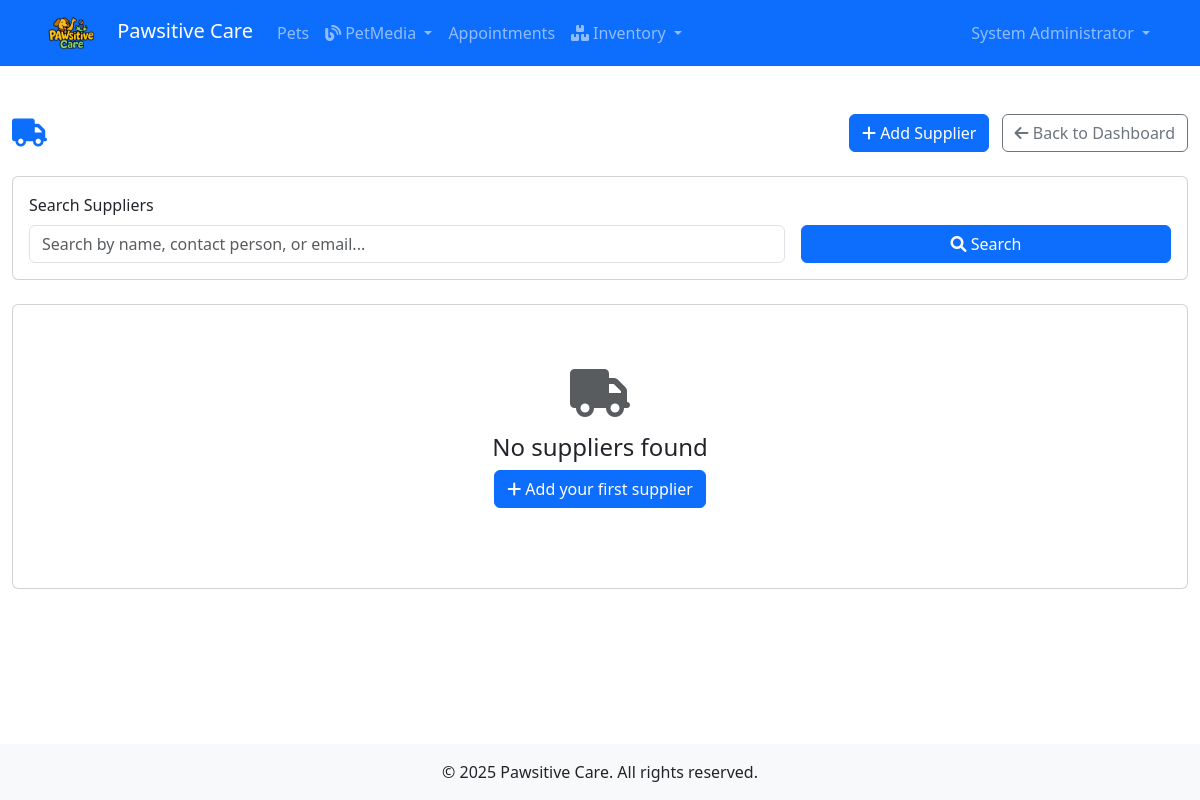
Before: /inventory/suppliers/ (signed in) with the older database file.
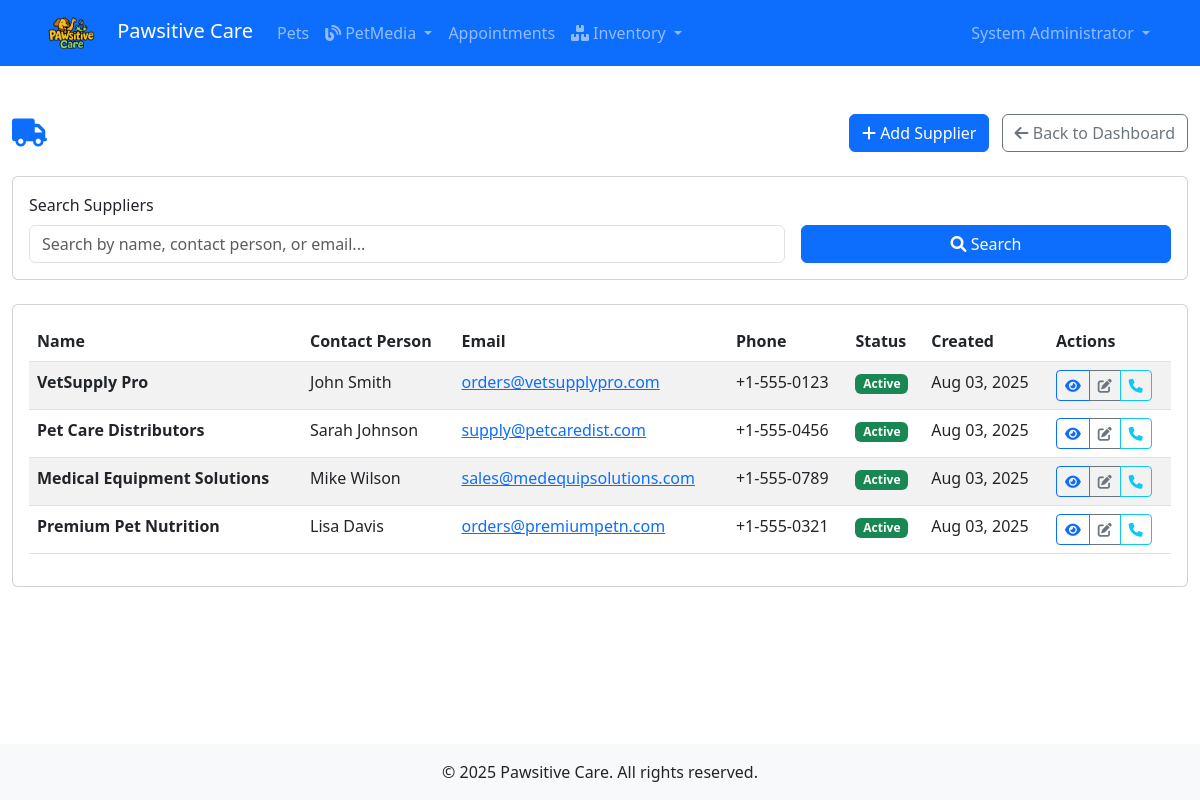
After: the same page with the newer database file.
### accounts/models.py (models this page shows, shortened)
class CustomUser(AbstractUser):
    ROLE_CHOICES = [
        ('admin', 'Admin'),
        ('vet', 'Veterinarian'),
        ('staff', 'Staff'),
        ('client', 'Client'),
    ]
    phone = models.CharField(max_length=20, blank=False)
    address = models.TextField(blank=False)
    role = models.CharField(max_length=10, choices=ROLE_CHOICES, default='client')
    def is_admin(self):
        return self.role == 'admin'
    def is_vet(self):
        return self.role == 'vet'
    def is_staff_member(self):
        return self.role == 'staff'

### inventory/models.py (models this page shows, shortened)
class Supplier(models.Model):
    name = models.CharField(max_length=200)
    contact_person = models.CharField(max_length=100, blank=True)
    email = models.EmailField(blank=True)
    phone = models.CharField(max_length=20, blank=True)
    address = models.TextField(blank=True)
    is_active = models.BooleanField(default=True)
    created_at = models.DateTimeField(auto_now_add=True)

### inventory/views.py (the view)
# urls.py: path('suppliers/', views.SupplierListView.as_view(), name='supplier_list'),
class SupplierListView(LoginRequiredMixin, ListView):
    model = Supplier
    template_name = 'inventory/supplier_list.html'
    context_object_name = 'suppliers'
    paginate_by = 20

### petmedia/context_processors.py (called while the page is built)
def recent_blog_posts(request):
    try:
        recent_posts = repo_manager.posts.get_recent_posts(limit=3)
        return {'recent_blog_posts': recent_posts}
    except Exception:
        return {'recent_blog_posts': []}

def blog_stats(request):
    try:
        if request.user.is_authenticated:
            user_posts_count = repo_manager.posts.get_by_author(request.user).count()
            return {'user_blog_posts_count': user_posts_count}
        return {'user_blog_posts_count': 0}
    except Exception:
        return {'user_blog_posts_count': 0}

### petmedia/patterns/repository.py (called while the page is built)
    def get_by_author(self, author: 'User') -> QuerySet['BlogPost']:
        return self.model.objects.filter(
            author=author
        ).select_related('category', 'related_pet')

    def get_recent_posts(self, limit: int = 10) -> QuerySet['BlogPost']:
        return self.model.objects.filter(
            is_published=True
        ).order_by('-created_at')[:limit].select_related('author', 'category', 'related_pet')

    @property
    def posts(self) -> BlogPostRepository:
        if self._post_repo is None:
            self._post_repo = BlogPostRepository()
        return self._post_repo

### inventory/templates/inventory/supplier_list.html (shortened to what this page needs)
{% extends 'base.html' %}
{% load static %}
{% block content %}
<div class="container-fluid py-4">
  <div class="row mb-4">
    <div class="col-12">
      <div class="d-flex justify-content-between align-items-center">
        <h1 class="h3 mb-0">
          <i class="fas fa-truck text-primary me-2"></i>
        </h1>
        <div>
          <a href="#" class="btn btn-primary me-2" data-bs-toggle="modal" data-bs-target="#addSupplierModal">
            <i class="fas fa-plus"></i> Add Supplier
          </a>
          <a href="{% url 'inventory:dashboard' %}" class="btn btn-outline-secondary">
            <i class="fas fa-arrow-left"></i> Back to Dashboard
          </a>
        </div>
      </div>
    </div>
  </div>
  <div class="row mb-4">
    <div class="col-12">
      <div class="card">
        <div class="card-body">
          <form method="get" class="row g-3">
            <div class="col-md-8">
              <label for="search" class="form-label">Search Suppliers</label>
              <input type="text" class="form-control" id="search" name="search" value="{{ search }}" placeholder="Search by name, contact person, or email...">
            </div>
            <div class="col-md-4">
              <label class="form-label">&nbsp;</label>
              <div class="d-grid">
                <button type="submit" class="btn btn-primary">
                  <i class="fas fa-search"></i> Search
                </button>
              </div>
            </div>
          </form>
        </div>
      </div>
    </div>
  </div>
  <div class="row">
    <div class="col-12">
      <div class="card">
        <div class="card-body">
          {% if suppliers %}
          <div class="table-responsive">
            <table class="table table-striped table-hover">
              <thead>
                <tr>
                  <th>Name</th>
                  <th>Contact Person</th>
                  <th>Email</th>
                  <th>Phone</th>
                  <th>Status</th>
                  <th>Created</th>
                  <th>Actions</th>
                </tr>
              </thead>
              <tbody>
                {% for supplier in suppliers %}
                <tr>
                  <td>
                    <strong>
                      {{ supplier.name }}</strong>
                  </td>
                  <td>
                    {{ supplier.contact_person|default:"-" }}
                  </td>
                  <td>
                    {% if supplier.email %}
                    <a href="mailto:{{ supplier.email }}">
                      {{ supplier.email }}</a>
                    {% else %}
                    -
                    {% endif %}
                  </td>
                  <td>
                    {{ supplier.phone|default:"-" }}
                  </td>
                  <td>
                    {% if supplier.is_active %}
                    <span class="badge bg-success">Active</span>
                    {% else %}
                    <span class="badge bg-secondary">Inactive</span>
                    {% endif %}
                  </td>
                  <td>
                    {{ supplier.created_at|date:"M d, Y" }}
                  </td>
                  <td>
                    <div class="btn-group" role="group">
                      <a href="{% url 'inventory:supplier_detail' supplier.pk %}" class="btn btn-sm btn-outline-primary" title="View Details">
                        <i class="fas fa-eye"></i>
                      </a>
                      <button class="btn btn-sm btn-outline-secondary" title="Edit" onclick="editSupplier({{ supplier.pk }})">
                        <i class="fas fa-edit"></i>
                      </button>
                      <button class="btn btn-sm btn-outline-info" title="Contact" onclick="contactSupplier('{{ supplier.email }}', '{{ supplier.phone }}')">
                        <i class="fas fa-phone"></i>
                      </button>
                    </div>
                  </td>
                </tr>
                {% endfor %}
              </tbody>
            </table>
          </div>
          {% else %}
          <div class="text-center py-5">
            <i class="fas fa-truck fa-3x text-muted mb-3"></i>
            <h4>No suppliers found</h4>
            <p class="text-muted">
              {% if search %}
              Try adjusting your search or
              <a href="{% url 'inventory:supplier_list' %}">clear search</a>
              {% else %}
              <button class="btn btn-primary" data-bs-toggle="modal" data-bs-target="#addSupplierModal">
                <i class="fas fa-plus"></i> Add your first supplier
              </button>
              {% endif %}
            </p>
          </div>
          {% endif %}
        </div>
      </div>
    </div>
  </div>
</div>
{% endblock %}

### accounts/templates/base.html (shortened to what this page needs)
<!DOCTYPE html>
<html lang="en">
<head>
  <link href="https://cdn.jsdelivr.net/npm/bootstrap@5.3.0/dist/css/bootstrap.min.css" rel="stylesheet">
  <link href="https://cdnjs.cloudflare.com/ajax/libs/font-awesome/6.0.0/css/all.min.css" rel="stylesheet">
</head>
<body>
  <nav class="navbar navbar-expand-lg navbar-dark bg-primary">
    <div class="container">
      <a class="navbar-brand" href="{% url 'home' %}">
        <img src="{{ MEDIA_URL }}pawsitive_logo.png" alt="Pawsitive Care Logo">
        Pawsitive Care
      </a>
      <div class="collapse navbar-collapse" id="navbarNav">
        {% if user.is_authenticated %}
        <ul class="navbar-nav me-auto">
          <li class="nav-item">
            <a class="nav-link" href="{% url 'pets:pet_list' %}">Pets</a>
          </li>
          <li class="nav-item dropdown">
            <a class="nav-link dropdown-toggle" href="#" id="blogDropdown" role="button" data-bs-toggle="dropdown" aria-expanded="false">
              <i class="fas fa-blog me-1"></i>PetMedia
            </a>
          </li>
          {% if user.is_staff %}
          <li class="nav-item">
            <a class="nav-link" href="{% url 'appointments:appointment_list' %}">Appointments</a>
          </li>
          {% endif %}
          {% if user.is_staff_member or user.is_vet or user.is_admin %}
          <li class="nav-item dropdown">
            <a class="nav-link dropdown-toggle" href="#" id="inventoryDropdown" role="button" data-bs-toggle="dropdown" aria-expanded="false">
              <i class="fas fa-boxes me-1"></i>Inventory
            </a>
          </li>
          {% endif %}
        </ul>
        <ul class="navbar-nav">
          <li class="nav-item dropdown">
            <a class="nav-link dropdown-toggle" href="#" id="userDropdown" role="button" data-bs-toggle="dropdown" aria-expanded="false">
              {{ user.get_full_name|default:user.username }}
            </a>
          </li>
        </ul>
        {% endif %}
      </div>
    </div>
  </nav>
  <main class="py-4">
    {% block content %}{% endblock %}
  </main>
  <footer class="bg-light py-3 mt-auto">
    <div class="container text-center">
      <p class="mb-0">&copy; {% now "Y" %} Pawsitive Care. All rights reserved.</p>
    </div>
  </footer>
</body>
</html>

### accounts/templates/base.html (style rules this page uses)
body { min-height: 100vh; display: flex; flex-direction: column; }
main { flex: 1; }
.navbar-brand img { height: 40px; margin-right: 10px; }

Changed rows visible on the page:
added Supplier: name "VetSupply Pro", contact_person "John Smith", email "orders@vetsupplypro.com", phone "+1-555-0123", is_active "Active", created_at "Aug 03, 2025"
added Supplier: name "Pet Care Distributors", contact_person "Sarah Johnson", email "supply@petcaredist.com", phone "+1-555-0456", is_active "Active", created_at "Aug 03, 2025"
added Supplier: name "Medical Equipment Solutions", contact_person "Mike Wilson", email "sales@medequipsolutions.com", phone "+1-555-0789", is_active "Active", created_at "Aug 03, 2025"
added Supplier: name "Premium Pet Nutrition", contact_person "Lisa Davis", email "orders@premiumpetn.com", phone "+1-555-0321", is_active "Active", created_at "Aug 03, 2025"
Other visible differences:
text no longer shown: "No suppliers found Add your first supplier"
text now shown: "Name Contact Person Email Phone Status Created Actions"
